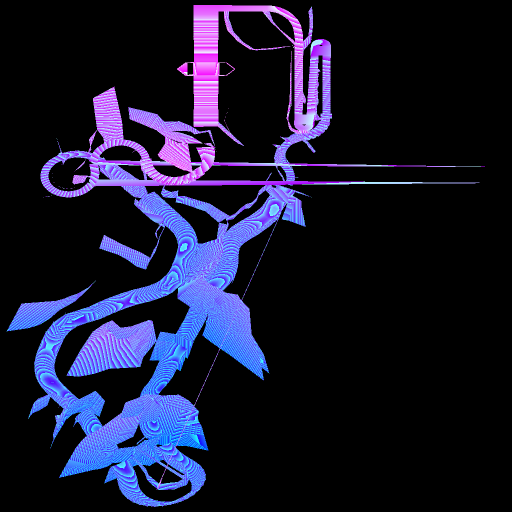
#> input picture Lighting/ALPINE1-height.png, 1024 x 1024 px (shown at 1/2 size); its folder holds only this picture in this run
$ python -i refine_menu_dial.py   (imports and definitions only)
#> lines starting #> are read from the running program, lines starting #| are printed output that depends on the picture
#> further down, picture is the input picture: PIL image 1024x1024 RGBA; mean R, G, B, A 23.4, 23.3, 47.1, 255
"""Rejected diagnostic candidate; do not deploy (soft detail and shading bands).

Retained to reproduce the comparison that led to the native tile-UV correction.
The accepted rendering candidate keeps the existing neural artwork unchanged.
"""
import argparse
import hashlib
import json
from pathlib import Path
import numpy as np
from PIL import Image, ImageFilter
from scipy.ndimage import distance_transform_edt, gaussian_filter
from build_native_pack import Disc, records


def rebuild(original):
    source = np.asarray(original)
    occupied = source[:, :, 3] != 0
#> occupied: shape (1024, 1024) bool; every value is 1
    # Extend edge colors before filtering so black transparency cannot leave fringes.
    y, x = distance_transform_edt(~occupied, return_distances=False, return_indices=True)
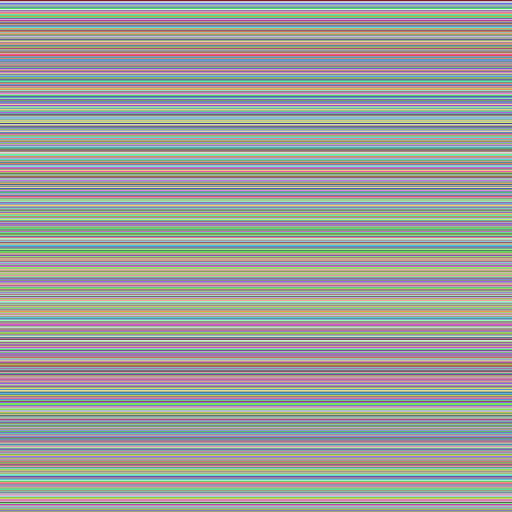
#> y: shape (1024, 1024) int32 (shown at 1/2 size); 1024 distinct labels, from 0 to 1023; one colour per label, 0 black
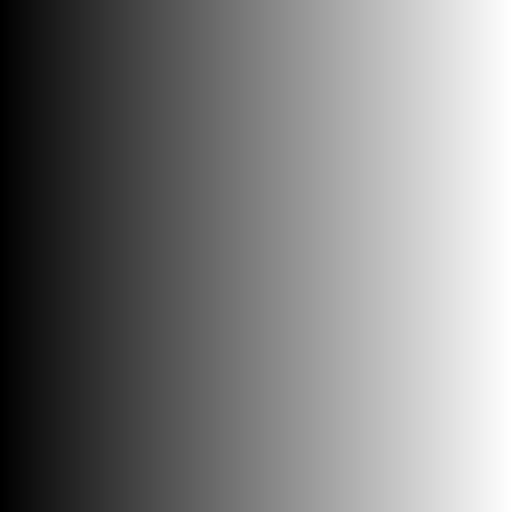
#> x: shape (1024, 1024) int32 (shown at 1/2 size); min 0, max 1023, mean 511.5; drawn with min black and max white
    rgb = source[:, :, :3][y, x].astype(np.float32)
    rgb = gaussian_filter(rgb, sigma=(0.6, 0.6, 0))
    color = Image.fromarray(np.rint(rgb).clip(0, 255).astype(np.uint8))
    color = color.resize((original.width * 4, original.height * 4), Image.Resampling.LANCZOS)
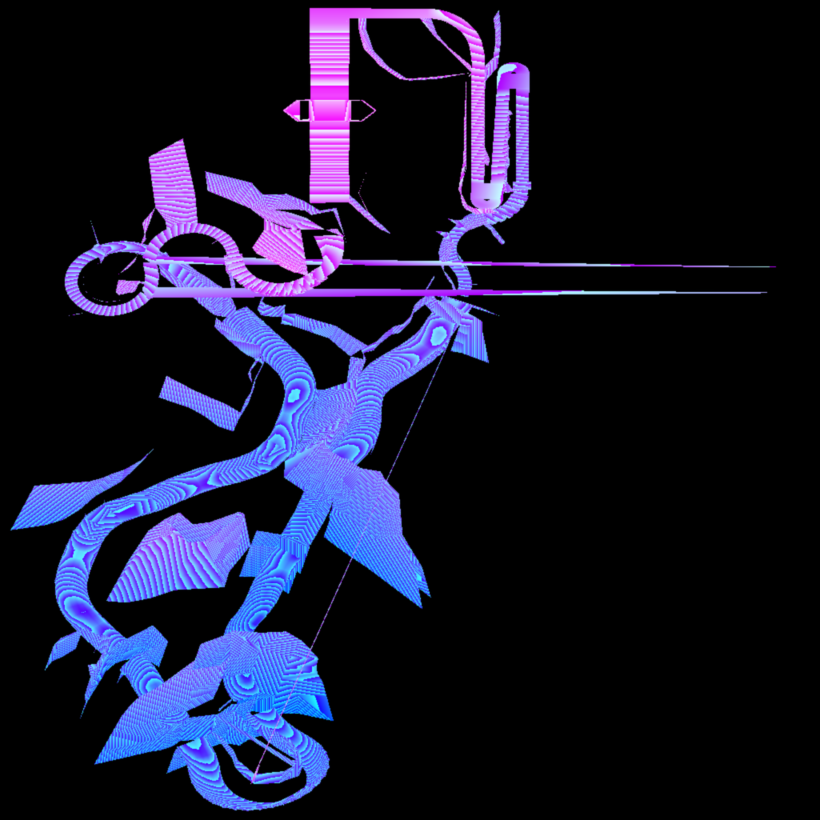
#> color: PIL image 4096x4096 RGB (shown at 1/5 size); mean R, G, B 23.4, 23.3, 47.1
    color = color.filter(ImageFilter.UnsharpMask(radius=1.6, percent=65, threshold=3))
    # Keep occupied regions/STP categories exact; runtime cutout filtering handles sampling.
    color.putalpha(original.getchannel('A').resize(color.size, Image.Resampling.NEAREST))
#> color: PIL image 4096x4096 RGBA
    return color


def main():
    p = argparse.ArgumentParser(description=__doc__)
    p.add_argument('--cue', type=Path, required=True)
    p.add_argument('--output', type=Path, required=True)
    a = p.parse_args()
    a.output.mkdir(parents=True, exist_ok=False)
    catalog = json.loads((Path(__file__).parent.parent / 'JetMoto/config/native-banks.json').read_text())
    manifest = []
    disc = Disc(a.cue)
    try:
        for name in sorted(n for n in disc.files if n.startswith('PICKTRAC/') and n.endswith('.TMS')):
            data = disc.read(name)
            digest = hashlib.sha256(data).hexdigest()
            if digest.lower() != catalog[name].lower():
                raise ValueError(f'Unsupported original revision: {name}')
            for meta, original in records(data):
                # Exact authored dial segment IDs, shared across difficulty banks.
                if meta['texture_id'] not in {'00001D72', '00001D7D', '00001D7A', '00001D83',
                                              '00001D86', '00001D89', '00001D8E', '00001D8F',
                                              '00001D9F', '00001DA8'}:
                    continue
                rel = Path(name).with_suffix('') / f"{meta['ordinal']:04d}-{meta['texture_id']}.png"
                target = a.output / rel
                target.parent.mkdir(parents=True, exist_ok=True)
                rebuild(original).save(target)
                source = a.output / 'originals' / rel
                source.parent.mkdir(parents=True, exist_ok=True)
                original.save(source)
                manifest.append(dict(source=name, sourceSha256=digest, png=rel.as_posix(),
                                     sha256=hashlib.sha256(target.read_bytes()).hexdigest(),
                                     method='source de-dither, Lanczos 4x, original categorical alpha'))
    finally:
        disc.close()
    (a.output / 'manifest.json').write_text(json.dumps(manifest, indent=2) + '\n', encoding='ascii')
    print(f'Exported {len(manifest)} original-ID dial segments.')


# [2 lines not run here, left out]

>>> from PIL import Image
>>> picture = Image.open('../Lighting/ALPINE1-height.png')
>>> result = rebuild(picture)

$ run again, on Lighting/ALPINE2-height.png
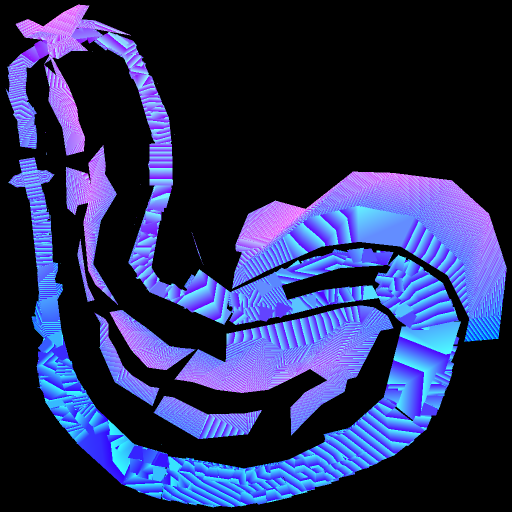
#> input picture Lighting/ALPINE2-height.png, 1024 x 1024 px (shown at 1/2 size)
#> picture is the input picture: PIL image 1024x1024 RGBA; mean R, G, B, A 38.7, 45, 89.9, 255
#> occupied: shape (1024, 1024) bool; every value is 1
#> y: shape (1024, 1024) int32; 1024 distinct labels, from 0 to 1023
#> in rebuild, `color = color.resize((original.width * 4, original.height * 4), Image...`:
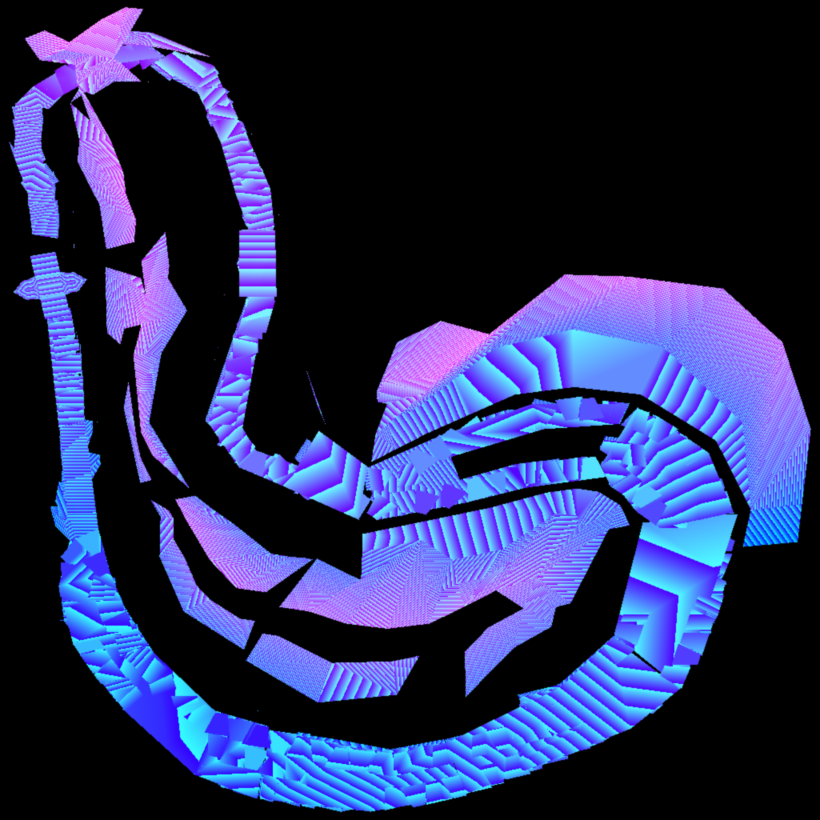
#> color: PIL image 4096x4096 RGB (shown at 1/5 size); mean R, G, B 38.7, 45, 89.9
